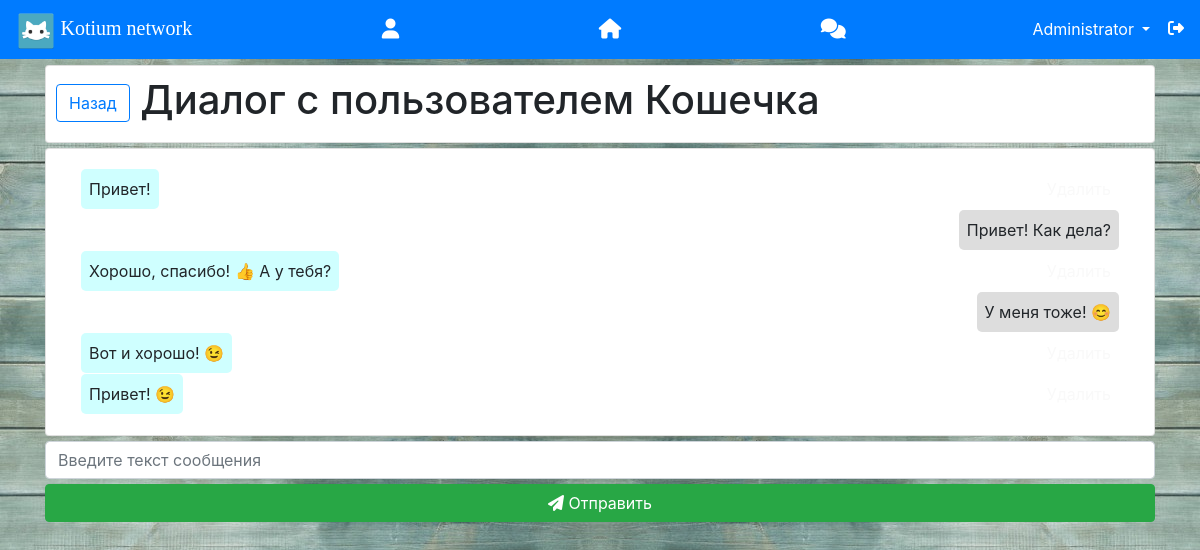
Page /msg/4 (signed in) on the committed database.
### data/users.py (models this page shows, shortened)
class User(SqlAlchemyBase, UserMixin, SerializerMixin):
    __tablename__ = 'users'
    id = sqlalchemy.Column(sqlalchemy.Integer,
                           primary_key=True, autoincrement=True)
    name = sqlalchemy.Column(sqlalchemy.String, nullable=True)
    about = sqlalchemy.Column(sqlalchemy.String, nullable=True)
    email = sqlalchemy.Column(sqlalchemy.String,
                              index=True, unique=True, nullable=True)
    hashed_password = sqlalchemy.Column(sqlalchemy.String, nullable=True)
    created_date = sqlalchemy.Column(sqlalchemy.DateTime, default=datetime.datetime.now)
    is_admin = sqlalchemy.Column(sqlalchemy.Boolean, default=0)
    is_group = sqlalchemy.Column(sqlalchemy.Boolean, default=0)
    is_confirmed = sqlalchemy.Column(sqlalchemy.Boolean, default=0)
    news = orm.relation("News", back_populates='user')
    msg = orm.relation("Message", back_populates='user', lazy='subquery')
    comm = orm.relation("Comment", back_populates='user')
    friends = sqlalchemy.Column(sqlalchemy.String, nullable=True)
    f_request = sqlalchemy.Column(sqlalchemy.String, nullable=True)

### data/msg.py (models this page shows)
class Message(SqlAlchemyBase, SerializerMixin):
    __tablename__ = 'messages'
    id = sqlalchemy.Column(sqlalchemy.Integer, primary_key=True, autoincrement=True)
    title = sqlalchemy.Column(sqlalchemy.String, nullable=True)
    created_date = sqlalchemy.Column(sqlalchemy.DateTime, default=datetime.datetime.now)
    user_id = sqlalchemy.Column(sqlalchemy.Integer, sqlalchemy.ForeignKey("users.id"))
    user = orm.relation('User')
    content = sqlalchemy.Column(sqlalchemy.String, nullable=True)

### main.py (the view)
@app.route('/msg/<int:to>', methods=['GET', 'POST'])  # Диалог (чат)
@login_required
def add_msg(to):
    db_sess = db_session.create_session()
    who = db_sess.query(User).filter(User.id == to).first()  # Определяем, с кем пользователь переписывается
    if current_user.is_authenticated:
        message = db_sess.query(Message).filter(
            Message.title.like(
                f'{current_user.id}_{to}') | Message.title.like(
                f'{to}_{current_user.id}')).all()  # Загрузка сообщений из базы данных
    else:
        return redirect('/login')
    if current_user.id > to:
        title = f'{current_user.id}_{to}'
    else:
        title = f'{to}_{current_user.id}'
    return render_template('dialog.html', title=f'Диалог с пользователем {who.name}',  # Немного красоты на странице
                           messages=message, to=to,
                           header=title)

### data/db_session.py (called while the page is built)
def create_session() -> Session:
    global __factory
    return __factory()

### main.py (called while the page is built)
@login_manager.user_loader  # Определяем, авторизован ли пользователь в системе или он на сайте как гость.
def load_user(user_id):
    db_sess = db_session.create_session()
    return db_sess.query(User).get(user_id)

### templates/dialog.html (shortened to what this page needs)
{% extends "base.html" %}
{% block content %}
<div class="card" style="margin-top: 5px; padding: 10px;">
    <h1><a href="/msg" class="btn btn-outline-primary">Назад</a> {{ title }}</h1>
</div>
<div class="card" style="margin-top: 5px;">
    <div class="card-body">
        <div class="container">
            <div class="message_holder">
                {% for item in messages %}
                <div class="d-flex" style="margin-bottom: 1px;" id="msg_{{ item.id }}">
                    {% if item.user.id == current_user.id %}
                    <div class="p-2" style="background: #cfffff; border-radius: 5px;">
                        <p id="my" style="margin-bottom: 0;">{{ item.content }}</p>
                    </div>
                    <div class="ml-auto p-2">
                        <a href="/msg/{{ to }}/delete/{{ item.id }}" class="link" style="color: #f9f9f9">Удалить</a>
                    </div>
                    {% else %}
                    <div class="ml-auto p-2" style="background: #ddd; border-radius: 5px;">
                        <p id="other" style="margin-bottom: 0;">{{ item.content }}</p>
                    </div>
                    {% endif %}
                </div>
                {% endfor %}
            </div>
        </div>
    </div>
</div>
<div>
    <form method="POST" action="">
        <input type="text" class="message form-control" placeholder="Введите текст сообщения">
        <div style="padding-top: 5px;"></div>
        <button type="submit" class="btn btn-success btn-block"><i class="fas fa-paper-plane"></i> Отправить
        </button>
    </form>
</div>
{% endblock %}

### templates/base.html (shortened to what this page needs)
<!doctype html>
<html lang="ru">
<head>
    <link rel="stylesheet"
          href="https://stackpath.bootstrapcdn.com/bootstrap/4.4.1/css/bootstrap.min.css"
>
</head>
<body style="background-image: url(/static/system/bg.jpg);">
<header>
    <nav class="navbar navbar-dark bg-primary" style="position: fixed; top: 0; right: 0; left: 0; z-index: 999;">
        <div>
            <img src="/static/system/logo.png" width="40px" height="40px">
            <a class="navbar-brand" href="#" style="font-family: 'segoe print';">Kotium network</a>
        </div>
        {% if current_user.is_authenticated %}
        <center>
            <div class="d-flex justify-content-between" style="width: 40vw;">
                <div class="p-2">
                    <a href="/{{ current_user.id }}" style="color: #fff"><h5 style="margin: 0px;"><i
                            class="fas fa-user"></i></h5></a>
                </div>
                <div class="p-2">
                    <a href="/feed" style="color: #fff"><h5 style="margin: 0px;"><i class="fas fa-home"></i></h5></a>
                </div>
                <div class="p-2">
                    <a href="/msg" style="color: #fff"><h5 style="margin: 0px;"><i class="fas fa-comments"></i></h5></a>
                </div>
            </div>
        </center>
        <div class="nav-item dropdown">
            <button class="btn btn-primary dropdown-toggle" type="button" id="dropdownMenuButton"
                    data-toggle="dropdown" aria-haspopup="true" aria-expanded="false">
                {{ current_user.name }}
            </button>
            <a href="/logout" style="color: #fff;"><i class="fas fa-sign-out-alt"></i></a>
        </div>
        {% else %}
        <p style="margin-bottom: 0px">
            <a class="btn btn-primary btn-sm" href="/register">Зарегистрироваться</a>
            <a class="btn btn-success btn-sm" href="/login">Войти</a>
        </p>
        {% endif %}
    </nav>
</header>
<main role="main" class="container" style="padding-top: 60px;">
    {% block content %}{% endblock %}
</main>
</body>
</html>

### rows in the picture
User: name "Administrator"
Message: content "Привет!"
Message: content "Привет! Как дела?"
Message: content "Хорошо, спасибо! 👍 А у тебя?"
Message: content "У меня тоже! 😊"
Message: content "Вот и хорошо! 😉"
Message: content "Привет! 😉"

### other values in the picture
{{ title }} "Диалог с пользователем Кошечка"
